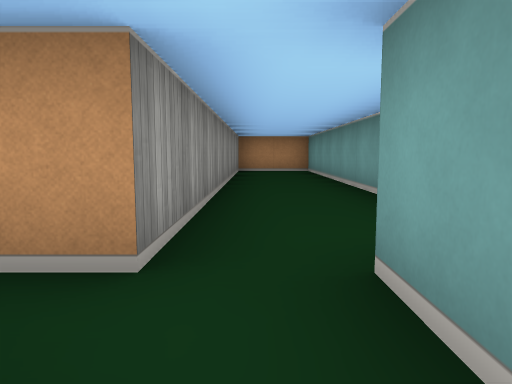
View 1 (above)

13 first-person views from a walk through a cub3D maze. The camera is about half as high as the walls, tilts 6° down and sees 70° across. The floor is counted in squares. Each view is taken from the middle of a square. On the plan, view 1 faces up. The plan holds only what a view shows up to about 9 squares ahead; the rest is blank.

View 2
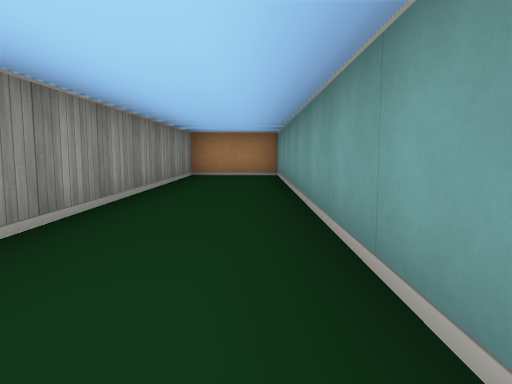

View 3
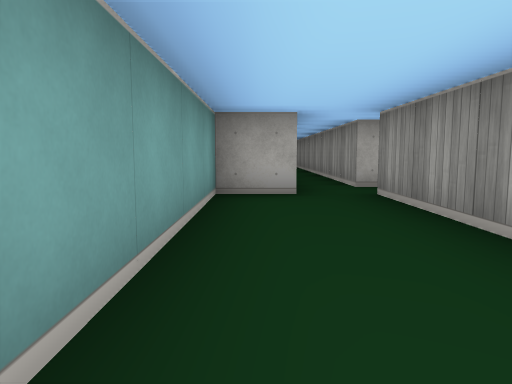

View 4
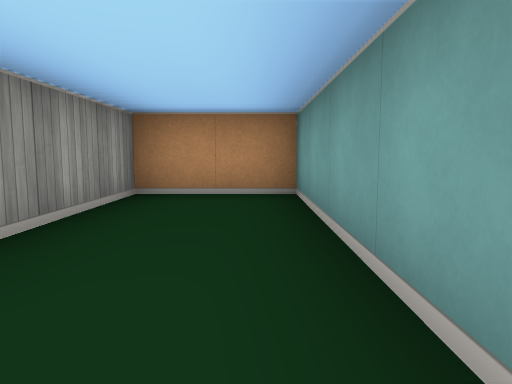

View 5
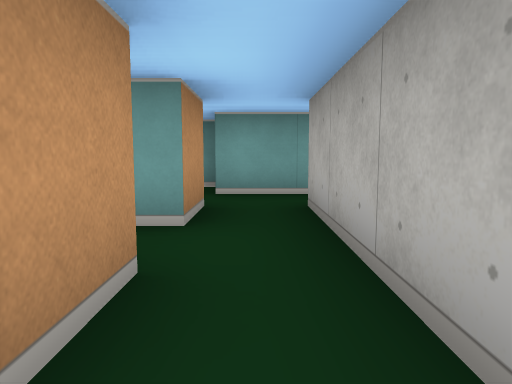

View 6
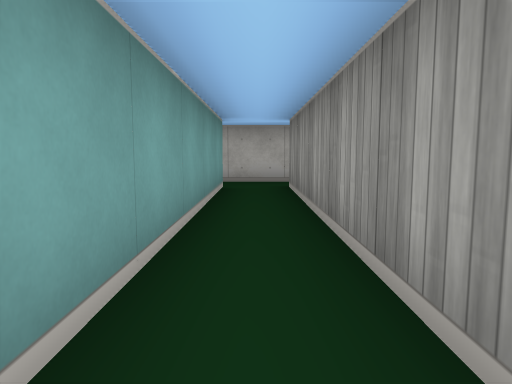

View 7
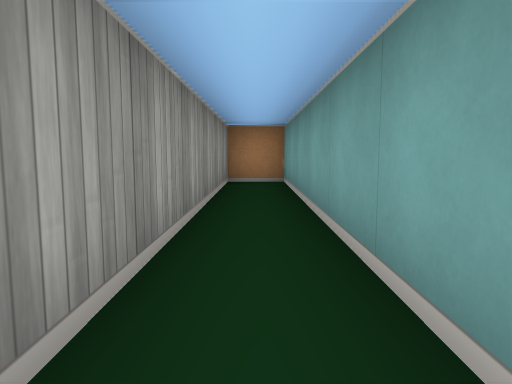

View 8
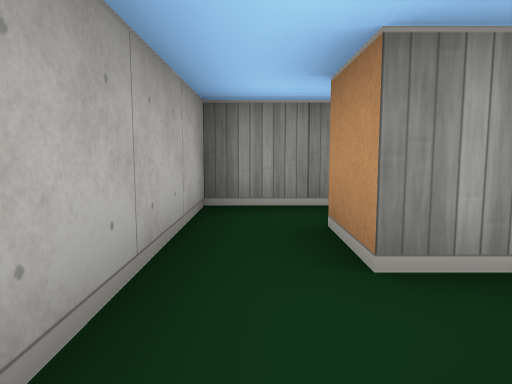

View 9
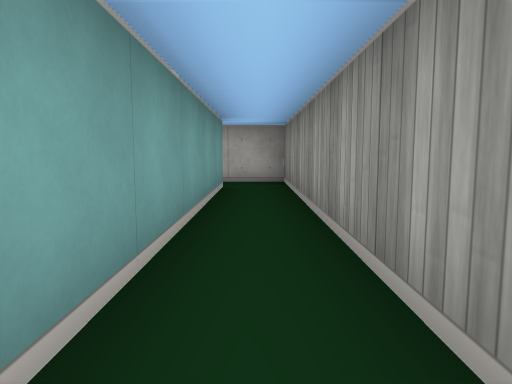

View 10
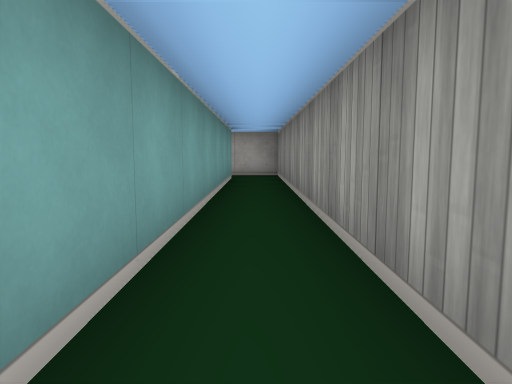

View 11
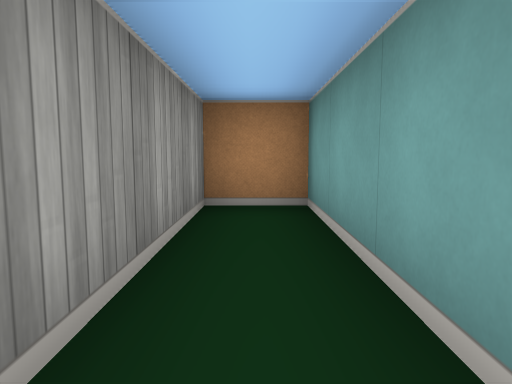

View 12
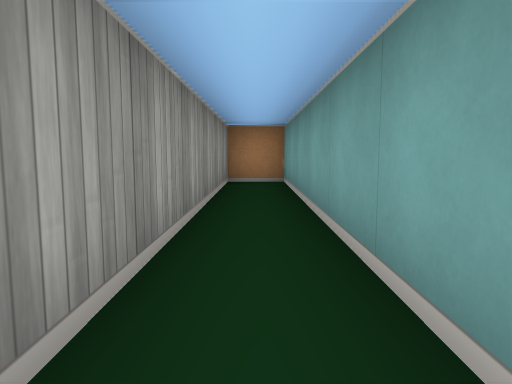

View 13
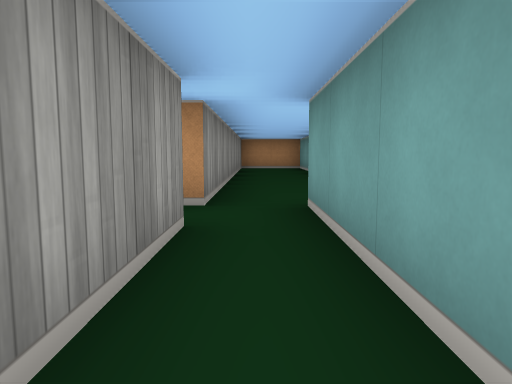

### Floor plan
Points are (right, up) in squares from view 1. A wall is a line through its corners. A room is listed if a view was taken in it or the views show most of it. See-through windows are left out.
Room 1 (views 1, 2, 3, 4, 8, 13)
walls: (0.5, -1.4) (0.5, 1.5) (1.5, 1.5) (1.5, 10.5) (-0.5, 10.5) (-0.5, 1.5) (-1.5, 1.5); (-1.5, 0.5) (-0.5, 0.5) (-0.5, -3.1)
ways out: opening at (-1, 1) to room 3
Room 2 (views 5, 9, 10, 11, 12)
walls: (-3.5, 1.5) (-3.5, 9.5) (-4.5, 9.5) (-4.5, 0.5) (-3.5, 0.5)
ways out: opening at (-3, 1) to room 3
Room 3 (views 6, 7)
walls: (-1.5, 1.5) (-1.5, 10.5) (-2.5, 10.5) (-2.5, 1.5) (-3.5, 1.5); (-3.5, 0.5) (-1.5, 0.5)
ways out: opening at (-1, 1) to room 1; opening at (-3, 1) to room 2

Positions as (right, up) in squares from view 1, and headings:
1: (0, 0), facing up
2: (1, 2), facing up
3: (1, 6), facing down
4: (1, 6), facing up
5: (-4, 1), facing right
6: (-2, 7), facing down
7: (-2, 4), facing up
8: (-1, 1), facing left
9: (-4, 7), facing down
10: (-4, 9), facing down
11: (-4, 6), facing up
12: (-4, 3), facing up
13: (0, -2), facing up
